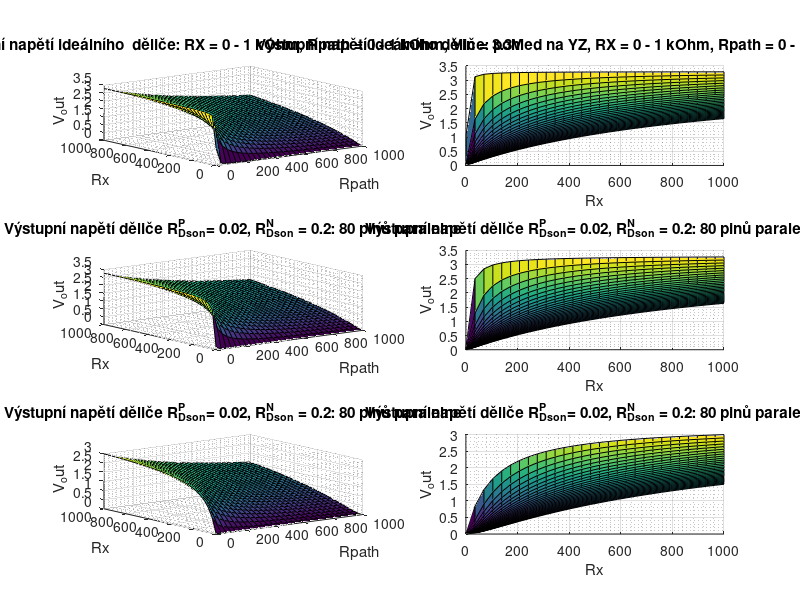

MATLAB code for this plot:
close all
clear all
clc
V_in = 3.3;

N_pins = 10;
R_NMOS = 0;
R_PMOS = 1;

R_path = linspace(1,1e3,30);
RX = linspace(1,1e3,30);
RX = RX + R_NMOS ;
[R_path,RX] = meshgrid(R_path,RX);
V_out = V_in.*RX./(RX+R_path+R_PMOS);

figure(1)
subplot(3,2,1)
surf(R_path, RX, V_out);
title("Výstupní napětí ideálního  děliče: RX = 0 - 1 kOhm, Rpath = 0 - 1 kOhm, Vin = 3.3V")
xlabel("Rpath")
ylabel("Rx")
zlabel("V_out")
grid on
grid minor

subplot(3,2,2)
surf(R_path, RX, V_out);
title("Výstupní napětí ideálního děliče: pohled na YZ, RX = 0 - 1 kOhm, Rpath = 0 - 1 kOhm, Vin = 3.3V")
xlabel("Rpath")
ylabel("Rx")
zlabel("V_out")
grid on
grid minor
view(90,0)



err_value = V_in*R_PMOS./(RX/N_pins + R_PMOS);
V_out_err = (V_in - err_value).*RX./(RX+R_path);

subplot(3,2,3)
surf(R_path, RX, V_out_err);
title("Výstupní napětí děliče R^P_{Dson}= 0.02, R^N_{Dson} = 0.2: 80 pinů paralelne")
xlabel("Rpath")
ylabel("Rx")
zlabel("V_out")
grid on
grid minor


subplot(3,2,4)
surf(R_path, RX, V_out_err);
title("Výstupní napětí děliče R^P_{Dson}= 0.02, R^N_{Dson} = 0.2: 80 pinů paralelne")
xlabel("Rpath")
ylabel("Rx")
zlabel("V_out")
view(90,0)
grid on
grid minor



R_PMOS = 10;
err_value = V_in*R_PMOS./(RX/N_pins + R_PMOS);
V_out_err = (V_in - err_value).*RX./(RX+R_path);

subplot(3,2,5)
surf(R_path, RX, V_out_err);
title("Výstupní napětí děliče R^P_{Dson}= 0.02, R^N_{Dson} = 0.2: 80 pinů paralelne")
xlabel("Rpath")
ylabel("Rx")
zlabel("V_out")
grid on
grid minor


subplot(3,2,6)
surf(R_path, RX, V_out_err);
title("Výstupní napětí děliče R^P_{Dson}= 0.02, R^N_{Dson} = 0.2: 80 pinů paralelne")
xlabel("Rpath")
ylabel("Rx")
zlabel("V_out")
view(90,0)
grid on
grid minor